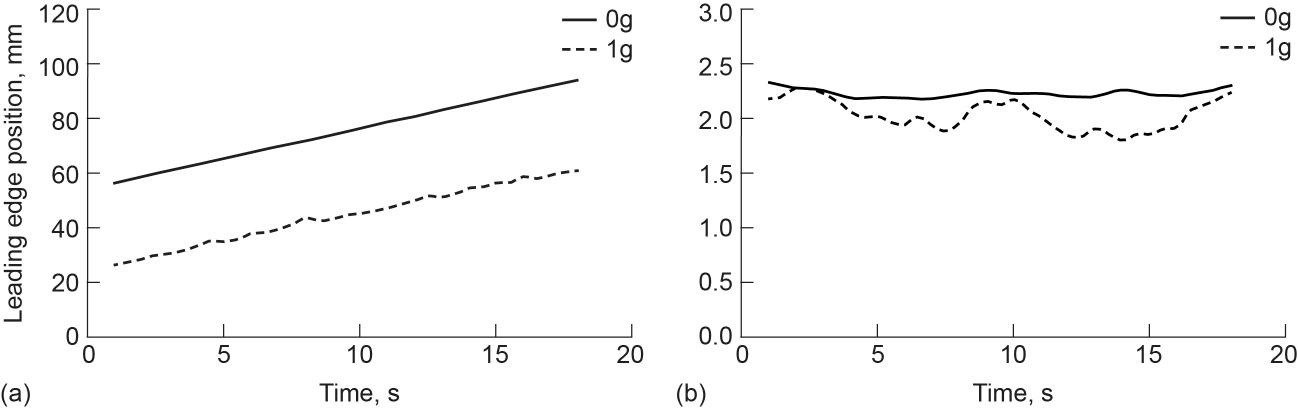
#> input picture data/figures/SRC-NASA-20210011385/embedded/page_048_image_02.jpeg, 2596 x 820 px (shown at 1/2 size)
$ python crop_figure_219_panels.py
#> lines starting #> are read from the running program, lines starting #| are printed output that depends on the picture
from PIL import Image

from app.core.paths import FIGURES_DATA_DIR


SOURCE_ID = "SRC-NASA-20210011385"


def main():

    input_path = (
        FIGURES_DATA_DIR
        / SOURCE_ID
        / "embedded"
        / "page_048_image_02.jpeg"
    )

    if not input_path.exists():
        raise FileNotFoundError(
            f"Missing Figure 2.19 image: {input_path}"
        )

    output_dir = (
        FIGURES_DATA_DIR
        / SOURCE_ID
        / "digitization"
        / "figure_2_19"
    )

    output_dir.mkdir(
        parents=True,
        exist_ok=True,
    )

    image = Image.open(
        input_path
    ).convert("RGB")

    print(
        f"Source dimensions: "
        f"{image.width} x {image.height}"
    )
#| Source dimensions: 2596 x 820

    # Keep margins around the graph so
    # axis numbers and titles are visible.
    panel_a_box = (
        0,
        0,
        1370,
        820,
    )

    panel_b_box = (
        1370,
        0,
        2596,
        820,
    )

    panels = {
        "A": panel_a_box,
        "B": panel_b_box,
    }

    for panel_id, box in panels.items():

        crop = image.crop(
            box
        )

        enlarged = crop.resize(
            (
                crop.width * 2,
                crop.height * 2,
            ),
            resample=Image.Resampling.LANCZOS,
        )

        output_path = (
            output_dir
            / f"panel_{panel_id}_2x.png"
        )

        enlarged.save(
            output_path
        )

        print(
            f"Panel {panel_id}: "
            f"{output_path}"
        )
#> this loop made 2 passes
#> pass 1, in main, `crop = image.crop( box )`:
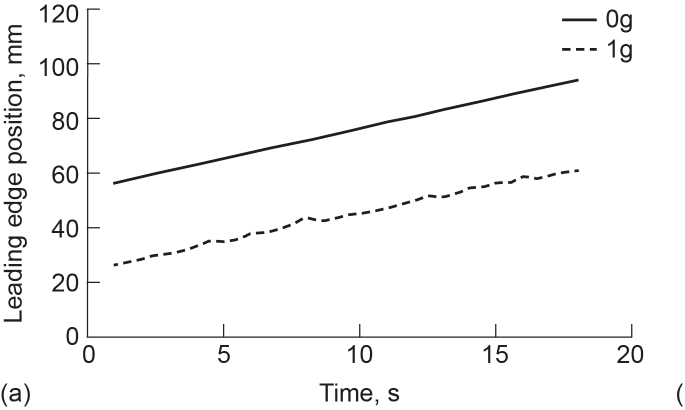
#> crop: PIL image 1370x820 RGB (shown at 1/2 size); min 29, max 255, mean 248.7
#> pass 1, in main, `enlarged = crop.resize( ( crop.width * 2, crop.height * 2, ), resample..`:
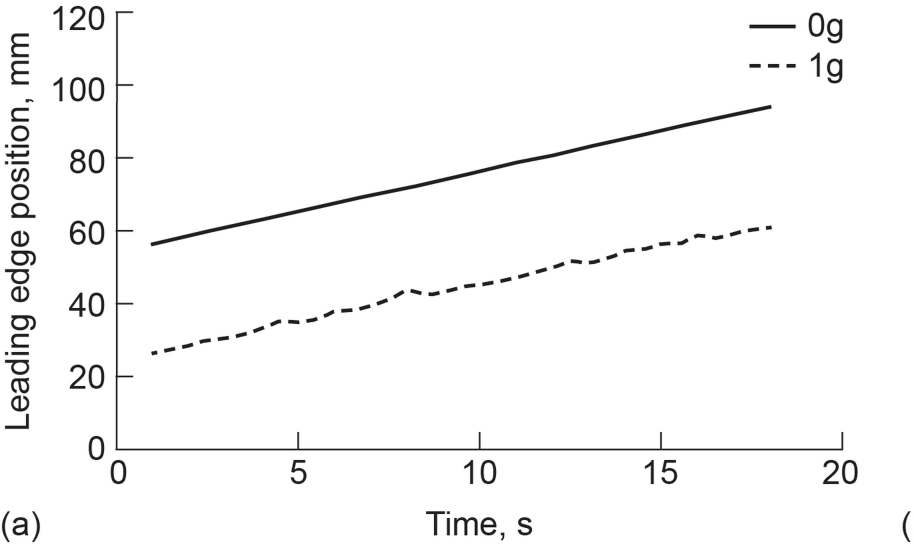
#> enlarged: PIL image 2740x1640 RGB (shown at 1/3 size); min 0, max 255, mean 248.5
#> pass 2, in main, `crop = image.crop( box )`:
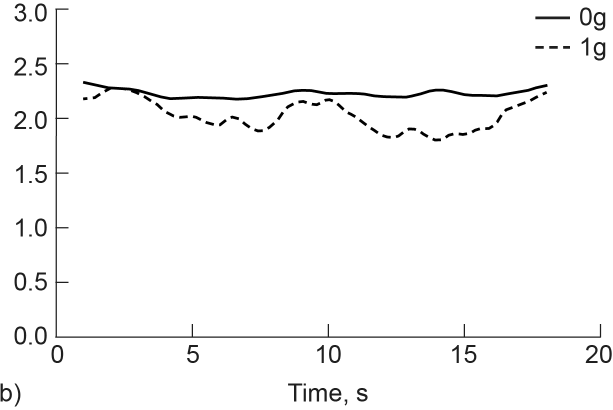
#> crop: PIL image 1226x820 RGB (shown at 1/2 size); min 0, max 255, mean 249.2
#> pass 2, in main, `enlarged = crop.resize( ( crop.width * 2, crop.height * 2, ), resample..`:
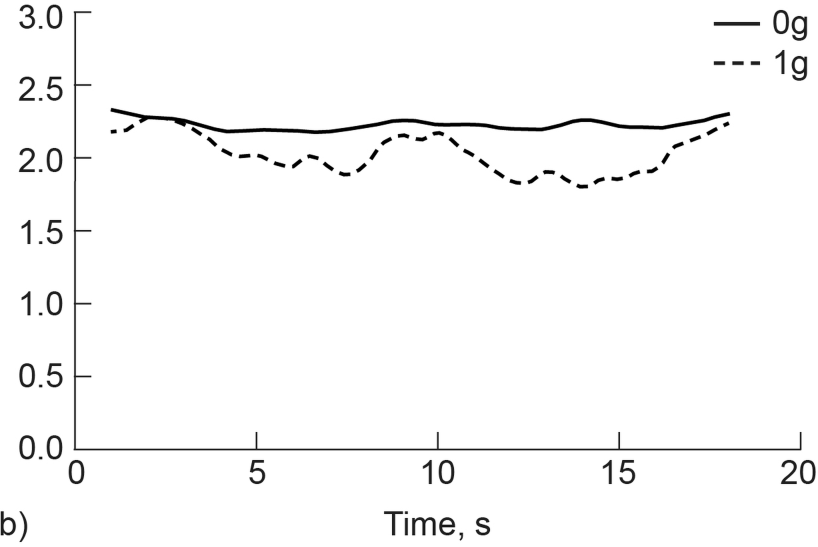
#> enlarged: PIL image 2452x1640 RGB (shown at 1/3 size); min 0, max 255, mean 249.1

    print()
    print(
        "FIGURE 2.19 PANEL CROPS COMPLETE"
    )


if __name__ == "__main__":
    main()

$ run again, with data/figures/SRC-NASA-20210011385/embedded/page_031_image_01.jpeg copied over data/figures/SRC-NASA-20210011385/embedded/page_048_image_02.jpeg
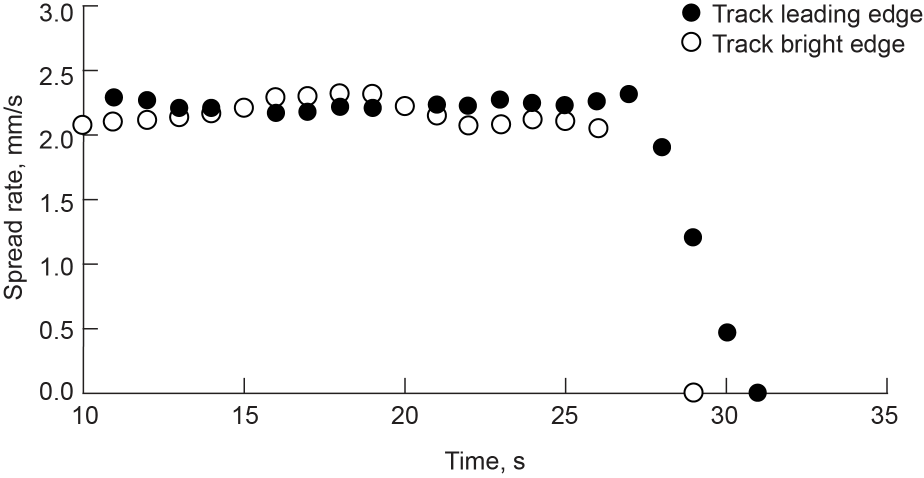
#> input picture data/figures/SRC-NASA-20210011385/embedded/page_031_image_01.jpeg, 1848 x 956 px (shown at 1/2 size)
#> in main, image is the input picture: PIL image 1848x956 RGB; mean R, G, B 247, 246.9, 246.9
#| Source dimensions: 1848 x 956
#> the loop in main, `for panel_id, box in panels.items(): ` made 2 passes
#> pass 1, in main, `enlarged = crop.resize( ( crop.width * 2, crop.height * 2, ), resample..`:
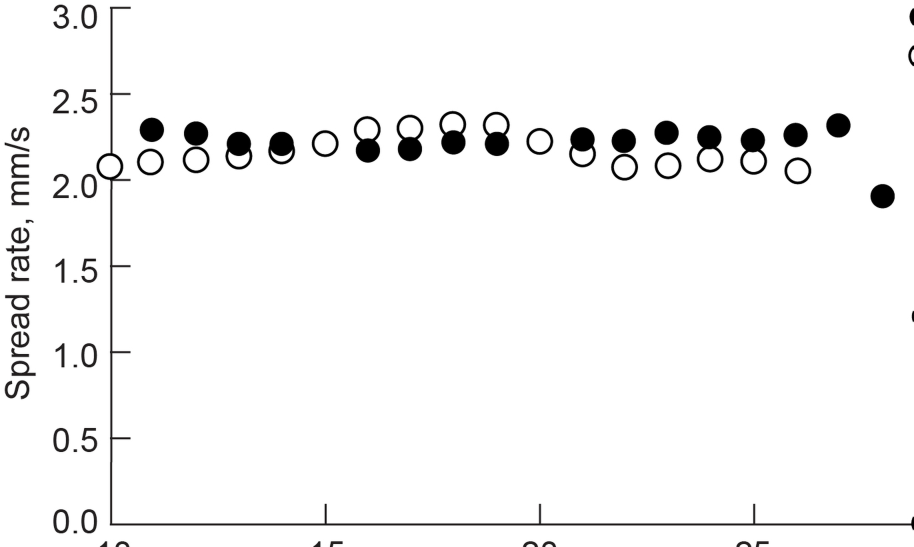
#> enlarged: PIL image 2740x1640 RGB (shown at 1/3 size); mean R, G, B 246.3, 246.3, 246.3
#> pass 2, in main, `crop = image.crop( box )`:
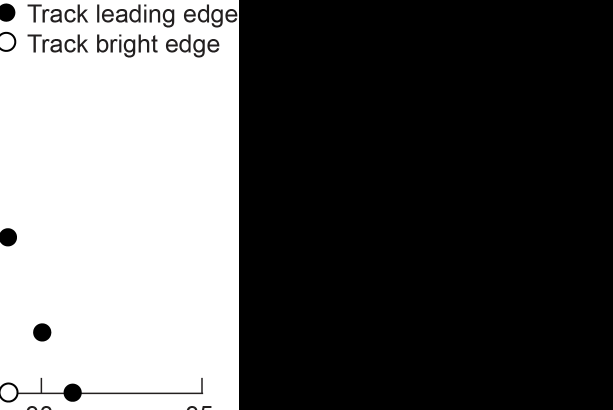
#> crop: PIL image 1226x820 RGB (shown at 1/2 size); mean R, G, B 95.8, 95.8, 95.8

$ run again, with data/figures/SRC-NASA-20210011385/embedded/page_032_image_02.jpeg copied over data/figures/SRC-NASA-20210011385/embedded/page_048_image_02.jpeg
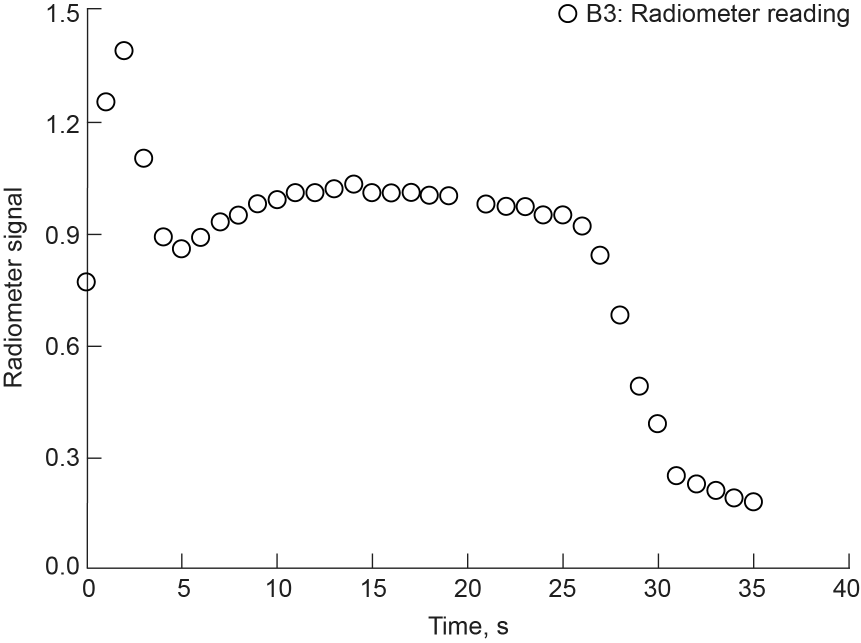
#> input picture data/figures/SRC-NASA-20210011385/embedded/page_032_image_02.jpeg, 1722 x 1286 px (shown at 1/2 size)
#| Source dimensions: 1722 x 1286
#> the loop in main, `for panel_id, box in panels.items(): ` made 2 passes
#> pass 1, in main, `crop = image.crop( box )`:
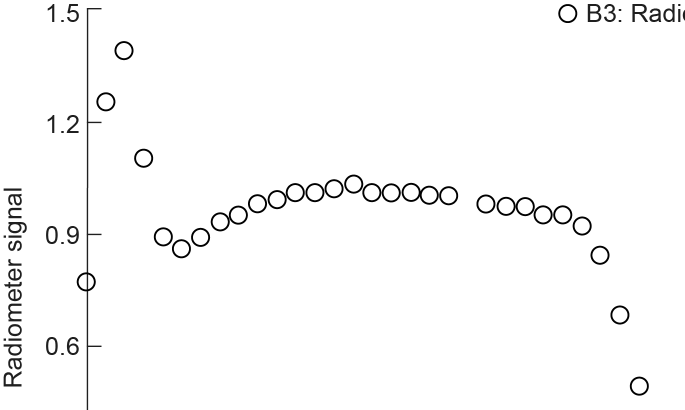
#> crop: PIL image 1370x820 RGB (shown at 1/2 size); min 0, max 255, mean 249.8
#> pass 2, in main, `crop = image.crop( box )`:
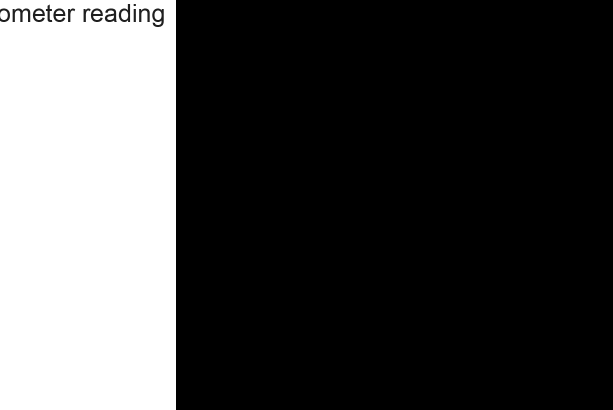
#> crop: PIL image 1226x820 RGB (shown at 1/2 size); min 0, max 255, mean 72.4
